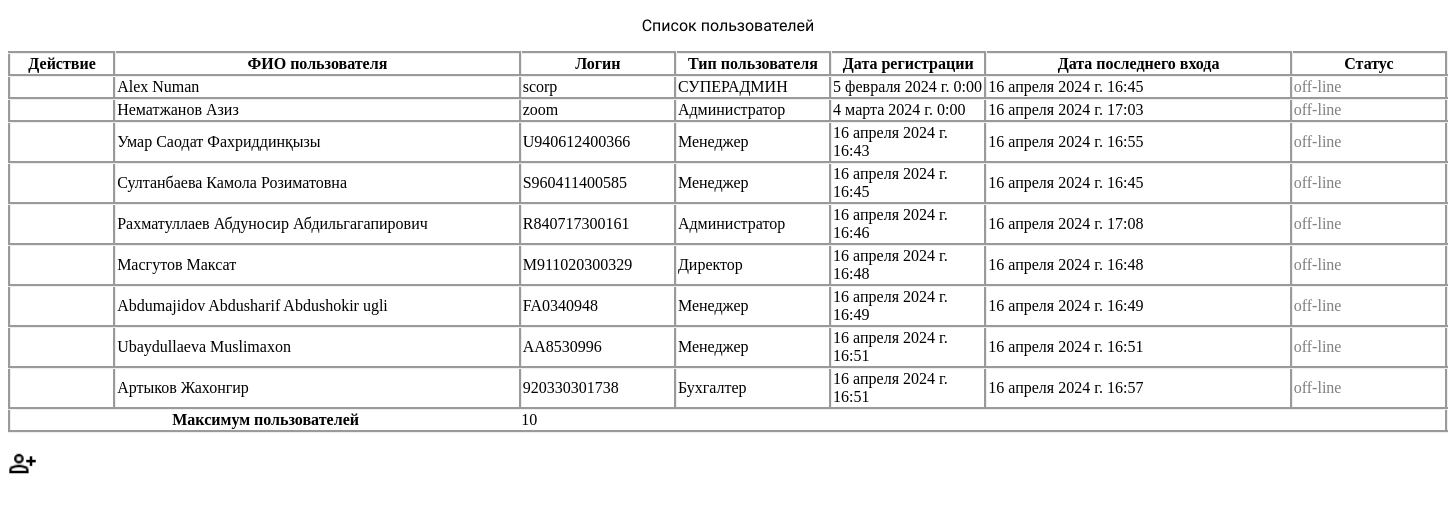
The page /users_list/ on the database as committed earlier.
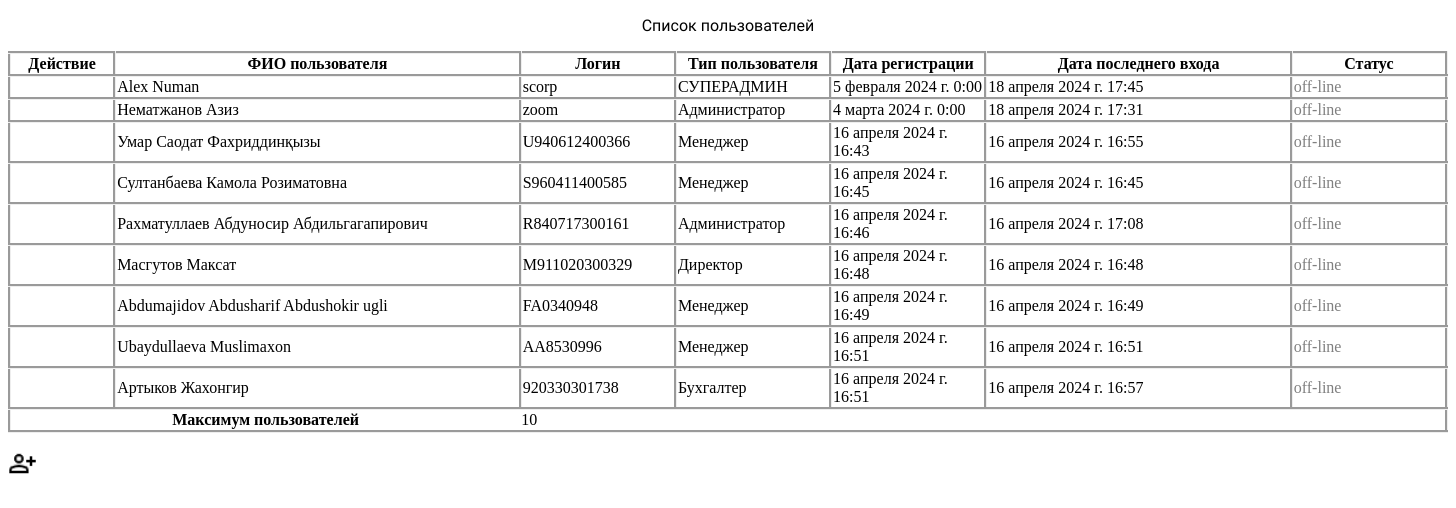
The same page on the database as committed later.
### firstapp/models.py (models this page shows)
class Users(models.Model):  #Класс для создания нового пользователья
    user_name = models.CharField(max_length=50)                            # ФИО нового пользователья
    user_birth = models.DateField(auto_now=False)                          # Дата рождения
    user_adress = models.CharField(max_length=50)                          # Адрес
    user_email = models.EmailField()                                       # Эл.почта
    user_tel = models.CharField(max_length=10)                             # Сотовый телефон
    user_login = models.CharField(max_length=50)                           # Логин
    user_pass = models.CharField(max_length=50)                            # Пароль
    user_type = models.CharField(max_length=50)                            # Тип пользователя
    user_regist_date = models.DateTimeField()                              # Дата регистрации
    user_login_date = models.DateTimeField()                               # Дата последнего входа
    user_status = models.CharField(max_length=10, default='off-line')      # Статус пользователя

### firstapp/views.py (the view)
# urls.py: path('users_list/', views.users_list),
def users_list(request):
    people = Users.objects.values()
    return render(request, 'users_list.html', context={'db_data': people})

### firstapp/templates/users_list.html (shortened to what this page needs)
<!DOCTYPE html>
{% load static %}
<html lang="en">
<head>
    <link rel="stylesheet" type="text/css" href="{% static 'css/users_list.css' %}">
    <link rel="stylesheet" type="text/css" href="{% static 'css/settings.css' %}">
</head>
<body>
<div>
    <table class="table">
         <caption>
             Список пользователей
         </caption>
        <thead>
        <tr>
            <th style="width: 100px;" class="users_table">Действие</th>
            <th style="width: 400px;" class="users_table"> ФИО пользователя</th>
            <th style="width: 150px;" class="users_table">Логин</th>
            <th style="width: 150px;" class="users_table">Тип пользователя</th>
            <th style="width: 150px;" class="users_table">Дата регистрации</th>
            <th style="width: 300px;" class="users_table">Дата последнего входа</th>
            <th style="width: 150px;" class="users_table">Статус</th>
        </tr>
        </thead>
        <tbody id="users_table">
        {% for i in db_data %}
        <tr>
            <td class="users_table"></td>
            <td class="users_table"> {{i.user_name}}</td>
            <td class="users_table">{{i.user_login}}</td>
            <td class="users_table">{{i.user_type}}</td>
            <td class="users_table">{{i.user_regist_date}}</td>
            <td class="users_table">{{i.user_login_date}}</td>
            <td class="users_table">{{i.user_status}}</td>
            {% endfor %}
        </tbody>
        <tfoot>
    <tr>
      <th scope="row" colspan="2">Максимум пользователей</th>
      <td colspan="2">10</td>
    </tr>
  </tfoot>
    </table>
    <span data-tooltip='Добавить пользователя' class ='tooltip'> <img style="width: 2%; height: 2%;" src="{% static 'img/person_add.png' %}" class="add_person" id="add_new_user"> </span>
</div>
</body>
</html>

Rows that differ between the two databases and show on the page:
changed Users "Alex Numan": user_login_date "16 апреля 2024 г. 16:45" → "18 апреля 2024 г. 17:45"
changed Users "Нематжанов Азиз": user_login_date "16 апреля 2024 г. 17:03" → "18 апреля 2024 г. 17:31"
